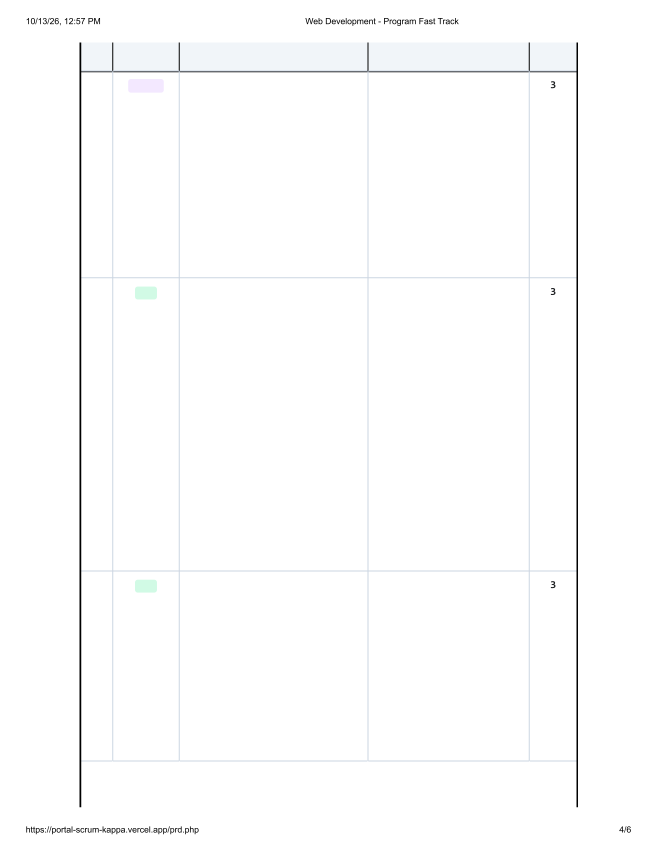
#> input picture .work/prd_hi/prd_p04.png, 2628 x 3401 px, found by its file name (shown at 1/4 size)
$ python ocr_p04.py
#> lines starting #> are read from the running program, lines starting #| are printed output that depends on the picture
"""Second look at PRD page 4, whose body the first OCR pass skipped."""
from PIL import Image
from rapidocr_onnxruntime import RapidOCR

img = Image.open(r"E:\GAMEHUB\.work\prd_hi\prd_p04.png")
#> img is the input picture: PIL image 2628x3401 RGB; mean R, G, B 252.4, 252.7, 252.9
w, h = img.size
#> w = 2628; h = 3401
# body only, upscaled a little for the recogniser
crop = img.crop((0, int(h * 0.09), w, int(h * 0.92)))
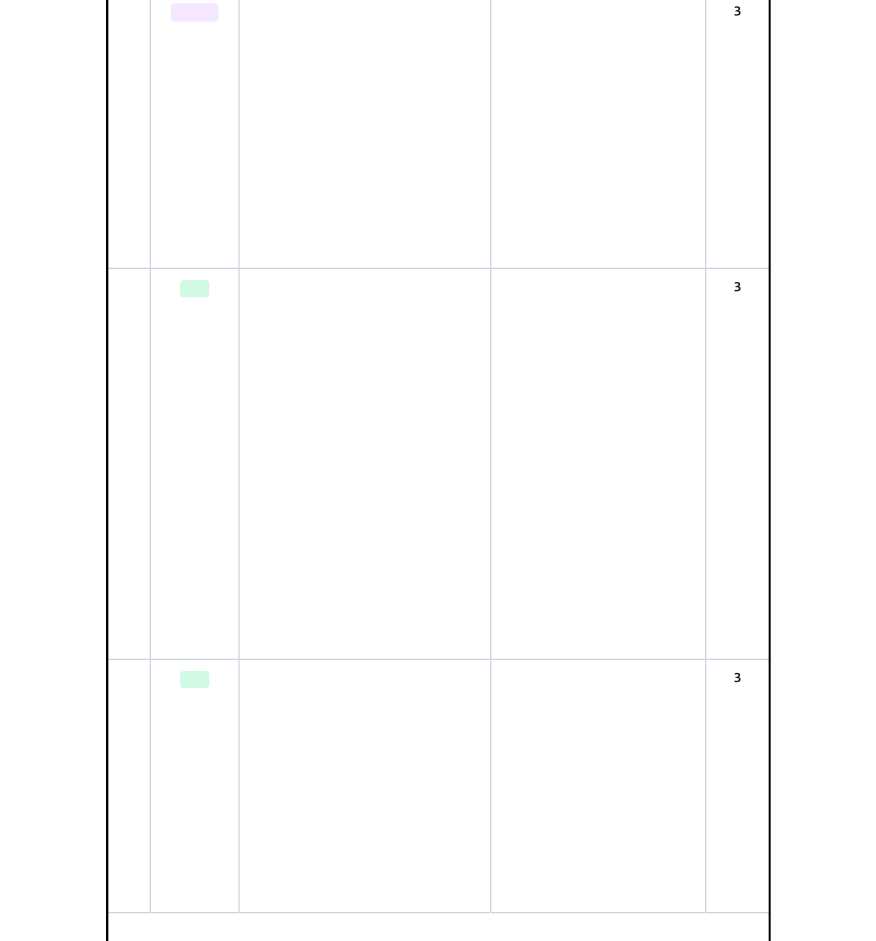
#> crop: PIL image 2628x2822 RGB (shown at 1/3 size); mean R, G, B 253.2, 253.3, 253.4
crop = crop.resize((crop.width, crop.height), Image.LANCZOS)
tmp = r"E:\GAMEHUB\.work\prd_p04_body.png"
crop.save(tmp)

#> (the run stopped early here; a loop or call above may not have finished)

$ run again, with .work/prd_hi/prd_p06.png copied over .work/prd_hi/prd_p04.png
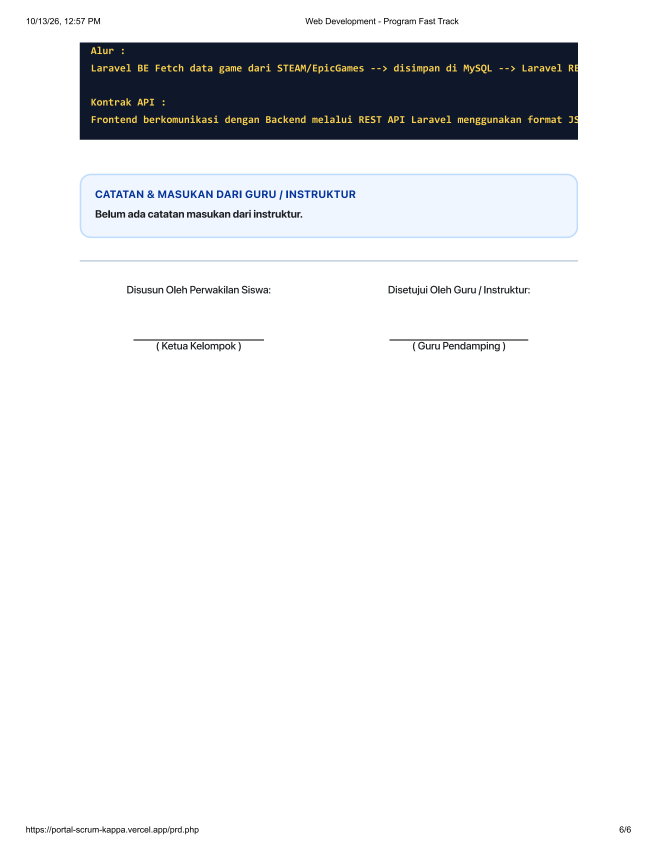
#> input picture .work/prd_hi/prd_p06.png, 2628 x 3401 px, found by its file name (shown at 1/4 size)
#> img is the input picture: PIL image 2628x3401 RGB; mean R, G, B 232.5, 233.5, 235.3
#> `crop = img.crop((0, int(h * 0.09), w, int(h * 0.92)))`:
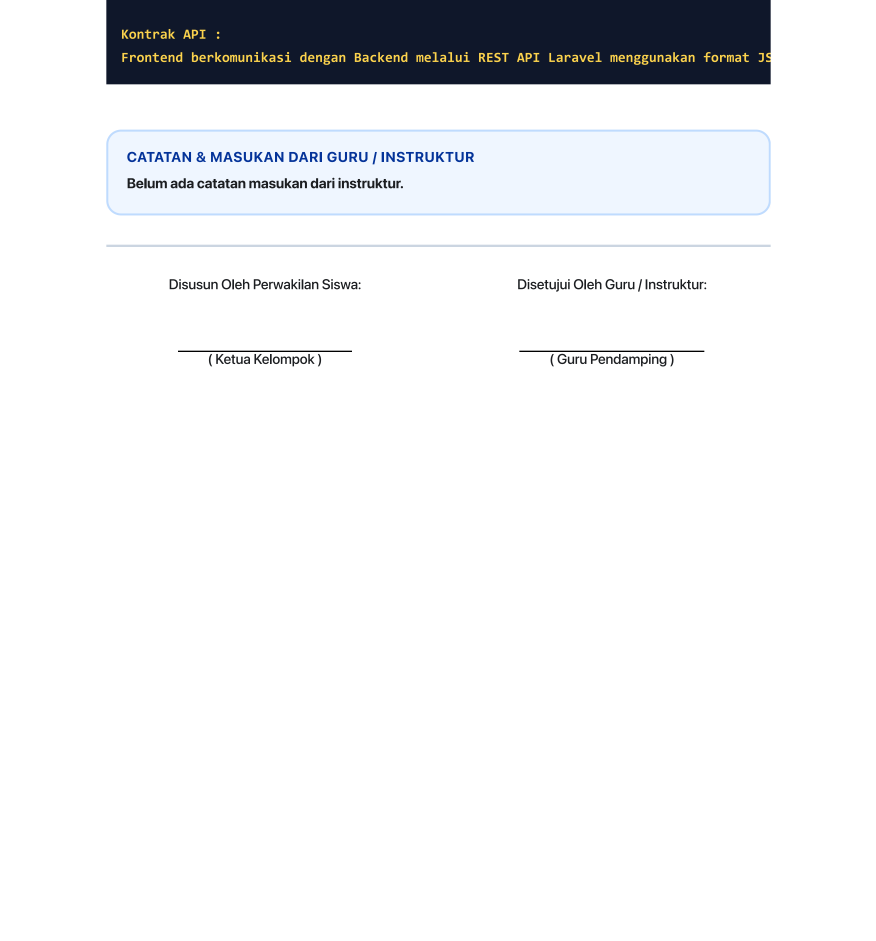
#> crop: PIL image 2628x2822 RGB (shown at 1/3 size); mean R, G, B 236.5, 237.6, 239.3
